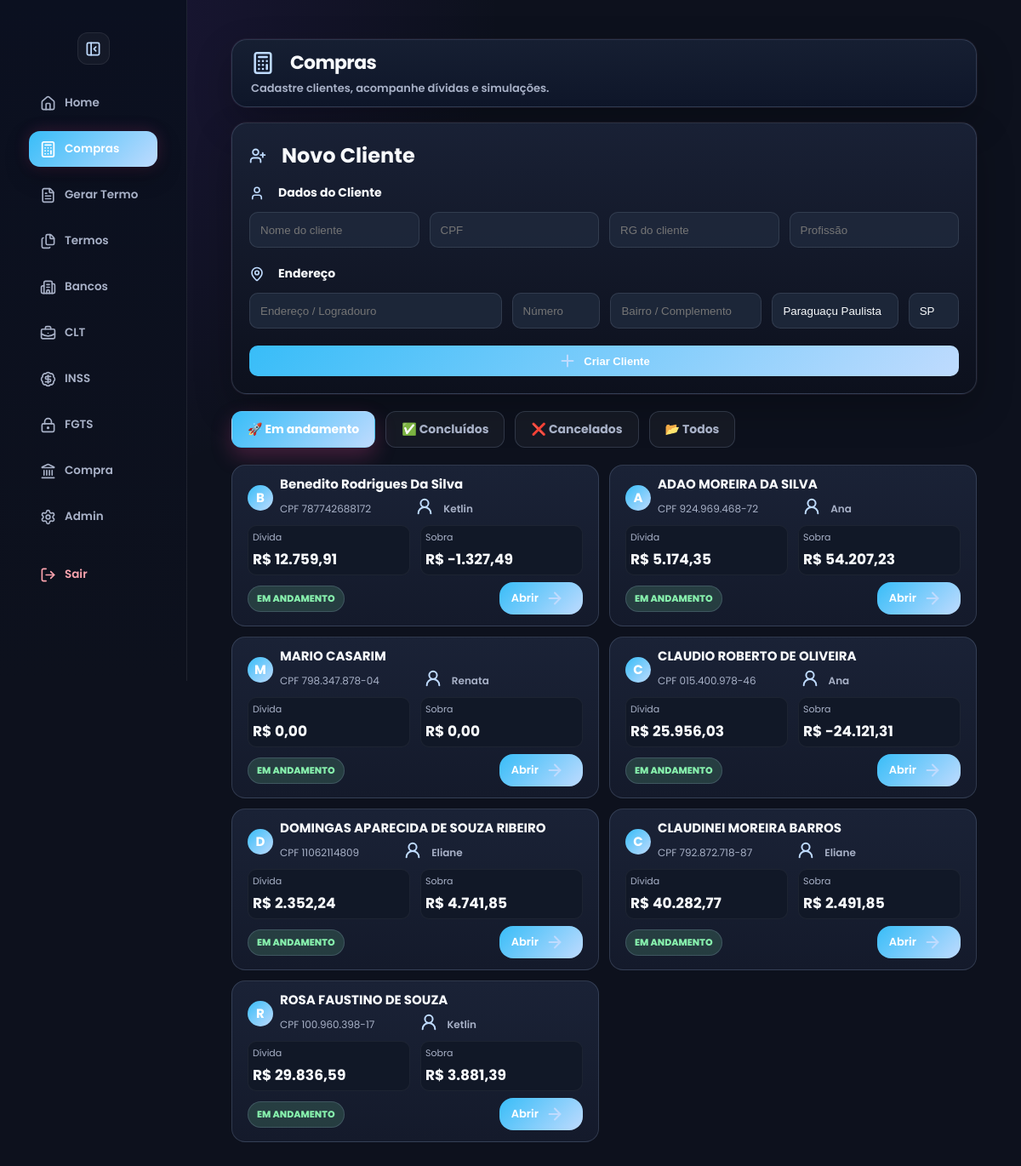
Page /compra-divida/clientes (signed in) on the committed database.
### tables this page shows
CREATE TABLE clientes_compra (
            id INTEGER PRIMARY KEY AUTOINCREMENT,
            usuario_id INTEGER,
            usuario_nome TEXT,

            nome TEXT NOT NULL,
            cpf TEXT,
            telefone TEXT,

            parcela_nova REAL DEFAULT 0,
            coeficiente REAL DEFAULT 0,
            valor_liberado REAL DEFAULT 0,

            status TEXT DEFAULT 'EM ANDAMENTO',
            data_criacao DATETIME DEFAULT CURRENT_TIMESTAMP
        , rg TEXT, profissao TEXT, endereco TEXT, numero TEXT, bairro_complemento TEXT, cidade TEXT DEFAULT 'Paraguaçu Paulista', estado TEXT DEFAULT 'SP');

CREATE TABLE usuarios (
    id INTEGER PRIMARY KEY AUTOINCREMENT,
    usuario TEXT UNIQUE,
    senha TEXT,
    tipo TEXT
, tema TEXT DEFAULT 'rose', cpf TEXT, email TEXT, ativo INTEGER DEFAULT 1, ultimo_login TEXT);

### app.py (the view)
@app.route("/compra-divida/clientes")
def compra_divida_clientes():
    if not verificar_login():
        return redirect("/")
    conn = conectar()
    cursor = conn.cursor()
    status = request.args.get("status", "ativos")
    base_sql = """
    SELECT
        c.*,
        u.usuario AS nome_criador,

        COALESCE((
            SELECT SUM(d.saldo)
            FROM clientes_compra_dividas d
            WHERE d.cliente_id = c.id
        ), 0) AS total_divida,

        COALESCE((
            SELECT s.valor_liberado
            FROM simulacoes_compra s
            WHERE s.cliente_id = c.id
            ORDER BY s.id DESC
            LIMIT 1
        ), 0) AS valor_liberado,

        (
            COALESCE((
                SELECT s.valor_liberado
                FROM simulacoes_compra s
                WHERE s.cliente_id = c.id
                ORDER BY s.id DESC
                LIMIT 1
            ), 0)
            -
            COALESCE((
                SELECT SUM(d.saldo)
                FROM clientes_compra_dividas d
                WHERE d.cliente_id = c.id
            ), 0)
        ) AS sobra

    FROM clientes_compra c

LEFT JOIN usuarios u
ON u.id = c.usuario_id



"""
    where = []
    params = []
    if status == "ativos":
        where.append("""
            c.status IN (
                'EM ANDAMENTO',
                'AGUARDANDO BOLETOS',
                'AGUARDANDO MARGEM',
                'AGUARDANDO RETORNO DA MARGEM'
            )
        """)
    elif status == "concluidos":
        where.append("c.status = 'CONCLUÍDO'")
    elif status == "cancelados":
        where.append("c.status = 'CANCELADO'")
    admin = session.get("tipo", "").lower().strip() in ["master", "adm", "admin"]
    if not admin:
        where.append("c.usuario_id = ?")
        params.append(session["usuario_id"])
    if where:
        base_sql += " WHERE " + " AND ".join(where)
    base_sql += " ORDER BY c.id DESC"
    cursor.execute(base_sql, params)
    clientes = cursor.fetchall()
    for c in clientes:
        print(dict(c))
    conn.close()
    return render_template(
        "compra_divida_clientes.html",
        clientes=clientes,
        tipo=session["tipo"],
        status=status,
        usuario=session["usuario"]
    )

### app.py (called while the page is built)
def tema_usuario():
    if "usuario_id" not in session:
        return "rose"
    conn = conectar()
    cursor = conn.cursor()
    cursor.execute("""
        SELECT tema
        FROM usuarios
        WHERE id = ?
    """, (session["usuario_id"],))
    user = cursor.fetchone()
    conn.close()
    return user["tema"] if user and user["tema"] else "rose"

@app.context_processor
def variaveis_globais():
    return {
        "tema": tema_usuario()
    }

def conectar():
    conn = sqlite3.connect("banco.db")
    conn.row_factory = sqlite3.Row
    return conn

def verificar_login():
    return "usuario" in session

### templates/compra_divida_clientes.html (shortened to what this page needs)
<!DOCTYPE html>
<html lang="pt-br" data-theme="{{ tema }}">
<head>
<link rel="stylesheet" href="{{ url_for('static', filename='style.css') }}">
<link rel="stylesheet" href="{{ url_for('static', filename='design.css') }}">
</head>
<body>
<div class="sidebar" id="sidebar">
    <button class="toggle-btn sidebar-toggle" onclick="toggleSidebar()" title="Recolher menu">
    </button>
<a href="/home" class=>
    <i data-lucide="home"></i>
    <span class="text">Home</span>
</a>
<a href="/compra-divida/clientes"class="active">
    <i data-lucide="calculator"></i>
    <span class="text">Compras</span>
</a>
<a href="/termos">
    <i data-lucide="file-text"></i>
    <span class="text">Gerar Termo</span>
</a>
<a href="/termos/historico">
    <i data-lucide="files"></i>
    <span class="text">Termos</span>
</a>
<a href="/bancos">
    <i data-lucide="building-2"></i>
    <span class="text">Bancos</span>
</a>
<a href="/clt">
    <i data-lucide="briefcase-business"></i>
    <span class="text">CLT</span>
</a>
<a href="/inss">
    <i data-lucide="badge-dollar-sign"></i>
    <span class="text">INSS</span>
</a>
<a href="/fgts">
    <i data-lucide="lock-keyhole"></i>
    <span class="text">FGTS</span>
</a>
<a href="/compra-divida">
    <i data-lucide="landmark"></i>
    <span class="text">Compra</span>
</a>
{% if tipo in ["master", "adm"] %}
<a href="/admin">
    <i data-lucide="settings"></i>
    <span class="text">Admin</span>
</a>
{% endif %}
<a href="/logout">
    <i data-lucide="log-out"></i>
    <span class="text">Sair</span>
</a>
</div>
<div class="conteudo">
<div class="page">
<div class="topo compra-topo">
    <div>
        <h1>
            <i data-lucide="calculator"></i>
            Compras
        </h1>
        <span>Cadastre clientes, acompanhe dívidas e simulações.</span>
    </div>
</div>
  <div class="compra-form-card">
    <h2>
        <i data-lucide="user-plus"></i>
        Novo Cliente
    </h2>
    <form method="POST"
      action="/compra-divida/clientes/criar"
      class="compra-form-dados">
    <div class="compra-form-secao">
        <h3>
            <i data-lucide="user"></i>
            Dados do Cliente
        </h3>
        <div class="compra-form-grid compra-grid-cliente">
            <input
                name="nome"
                placeholder="Nome do cliente"
                required>
            <input
                name="cpf"
                placeholder="CPF">
            <input
                name="rg"
                placeholder="RG do cliente">
            <input
                name="profissao"
                placeholder="Profissão">
        </div>
    </div>
    <div class="compra-form-secao">
        <h3>
            <i data-lucide="map-pin"></i>
            Endereço
        </h3>
        <div class="compra-form-grid compra-grid-endereco">
            <input
                name="endereco"
                placeholder="Endereço / Logradouro">
            <input
                name="numero"
                placeholder="Número">
            <input
                name="bairro_complemento"
                placeholder="Bairro / Complemento">
            <input
                name="cidade"
                value="Paraguaçu Paulista"
                placeholder="Cidade">
            <input
                name="estado"
                value="SP"
                placeholder="Estado"
                maxlength="2">
        </div>
    </div>
    <button class="btn btn-roxo" type="submit">
        <i data-lucide="plus"></i>
        Criar Cliente
    </button>
</form>
</div>
<div class="filtros-compra">
    <a href="/compra-divida/clientes?status=ativos"
       class="filtro-btn {% if status=='ativos' %}active{% endif %}">
        🚀 Em andamento
    </a>
    <a href="/compra-divida/clientes?status=concluidos"
       class="filtro-btn {% if status=='concluidos' %}active{% endif %}">
        ✅ Concluídos
    </a>
    <a href="/compra-divida/clientes?status=cancelados"
       class="filtro-btn {% if status=='cancelados' %}active{% endif %}">
        ❌ Cancelados
    </a>
    <a href="/compra-divida/clientes?status=todos"
       class="filtro-btn {% if status=='todos' %}active{% endif %}">
        📂 Todos
    </a>
</div>
    <div class="clientes-grid">
{% for cliente in clientes %}
<div class="cliente-card">
    <div class="cliente-topo">
        <div class="cliente-avatar">
            {{ cliente.nome[0]|upper }}
        </div>
        <div class="cliente-nome">
            <h3>{{ cliente.nome }}</h3>
            <span>
                CPF {{ cliente.cpf or "Não informado" }}
            </span>
             <span class="cliente-criador">
            <i data-lucide="user-round"></i>
            {{ cliente.nome_criador }}
            </span>
        </div>
    </div>
   <div class="cliente-info">
    <div>
        <small>Dívida</small>
        <strong>
            R$ {{ "{:,.2f}".format(cliente.total_divida or 0).replace(",", "X").replace(".", ",").replace("X", ".") }}
        </strong>
    </div>
    <div>
        <small>Sobra</small>
        <strong>
            R$ {{ "{:,.2f}".format(cliente.sobra or 0).replace(",", "X").replace(".", ",").replace("X", ".") }}
        </strong>
    </div>
</div>
    <div class="cliente-rodape">
    <span class="status-liberada">
        {{ cliente.status }}
    </span>
       <a
        href="/compra-divida/cliente/{{ cliente.id }}"
        class="btn-cliente">
        Abrir
        <i data-lucide="arrow-right"></i>
    </a>
    </div>
</div>
{% endfor %}
</div>
</div>
</div>
</body>
</html>

### rows in the picture
clientes_compra: nome "B", nome "Benedito Rodrigues Da Silva", cpf "787742688172", nome_criador "Ketlin", total_divida "12.759,91", sobra "-1.327,49", status "EM ANDAMENTO"
clientes_compra: nome "A", nome "ADAO MOREIRA DA SILVA", cpf "924.969.468-72", nome_criador "Ana", total_divida "5.174,35", sobra "54.207,23", status "EM ANDAMENTO"
clientes_compra: nome "M", nome "MARIO CASARIM", cpf "798.347.878-04", nome_criador "Renata", total_divida "0,00", sobra "0,00", status "EM ANDAMENTO"
clientes_compra: nome "C", nome "CLAUDIO ROBERTO DE OLIVEIRA", cpf "015.400.978-46", nome_criador "Ana", total_divida "25.956,03", sobra "-24.121,31", status "EM ANDAMENTO"
clientes_compra: nome "D", nome "DOMINGAS APARECIDA DE SOUZA RIBEIRO", cpf "11062114809", nome_criador "Eliane", total_divida "2.352,24", sobra "4.741,85", status "EM ANDAMENTO"
clientes_compra: nome "C", nome "CLAUDINEI MOREIRA BARROS", cpf "792.872.718-87", nome_criador "Eliane", total_divida "40.282,77", sobra "2.491,85", status "EM ANDAMENTO"
clientes_compra: nome "R", nome "ROSA FAUSTINO DE SOUZA", cpf "100.960.398-17", nome_criador "Ketlin", total_divida "29.836,59", sobra "3.881,39", status "EM ANDAMENTO"
